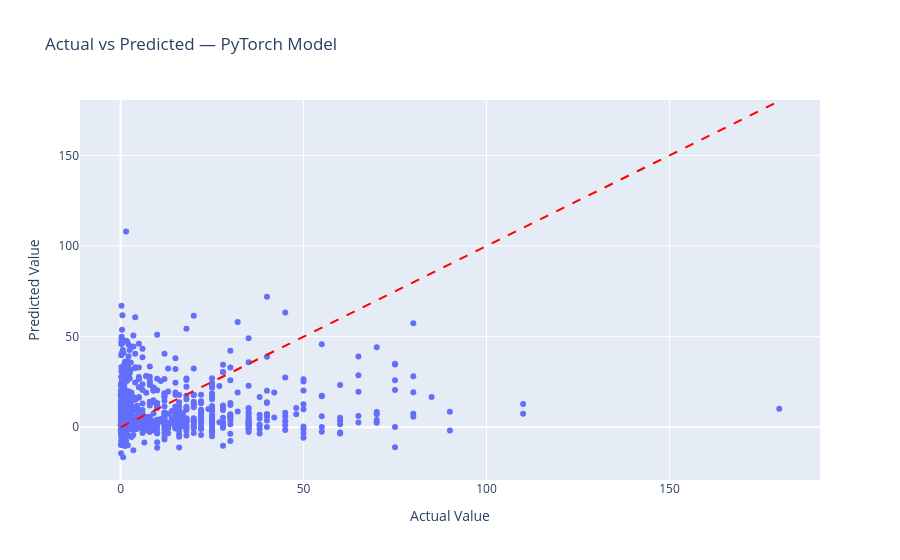

The notebook cell this image was saved under:
### Code cell
import torch
from torch import nn
from torch.utils.data import DataLoader, TensorDataset

from sklearn.preprocessing import StandardScaler
from sklearn.metrics import mean_absolute_error, mean_squared_error
import numpy as np
import pandas as pd
import uuid

import plotly.express as px
import shap

from utils.model import test_train_split, define_features
from config import features, test_start, target, filter_out_synthetic, filter_out_fake_players

# === Load dataset ===
pdf_mvp = pd.read_csv("data/intermediate/time_series_model_data_prep.csv")

if filter_out_synthetic:
    print("Filtering synthetic players...")
    pdf_mvp = pdf_mvp[pdf_mvp["synthetic_flag"] == False]

if filter_out_fake_players:
    print("Filtering fake players...")
    pdf_mvp = pdf_mvp[pdf_mvp["player_id"] > 0]

# === Sort by player and year to maintain time-series order ===
pdf_mvp = pdf_mvp.sort_values(["player_id", "year"])

# === Drop rows with nulls in features or target ===
pdf_mvp = pdf_mvp.dropna(subset=features + [target])
print(f"Data shape after dropping nulls: {pdf_mvp.shape}")

version = "v0.0.1"
forecast_id = uuid.uuid4()

# === Define features ===
features = define_features(pdf_mvp, features)

# === Train-test split ===
pdf_train, pdf_test = test_train_split(pdf_mvp, test_start)

X_train = pdf_train[features].values
y_train = pdf_train[target].values

X_test = pdf_test[features].values
y_test = pdf_test[target].values

def main(X_train, y_train, X_test, y_test, timesteps: int = 3, epochs: int = 50, batch_size: int = 32):
    # === Scale features ===
    scaler = StandardScaler()
    X_train = scaler.fit_transform(X_train)
    X_test = scaler.transform(X_test)

    # === Convert to sequences ===
    def create_sequences(X, y, timesteps=3):
        Xs, ys = [], []
        for i in range(len(X) - timesteps):
            Xs.append(X[i:(i + timesteps)])
            ys.append(y[i + timesteps])
        return np.array(Xs), np.array(ys)

    X_train_seq, y_train_seq = create_sequences(X_train, y_train, timesteps)
    X_test_seq, y_test_seq = create_sequences(X_test, y_test, timesteps)

    # Flatten sequences for feedforward network
    X_train_seq = X_train_seq.reshape(X_train_seq.shape[0], -1)
    X_test_seq = X_test_seq.reshape(X_test_seq.shape[0], -1)

    print(f"Training data shape: {X_train_seq.shape}, Test data shape: {X_test_seq.shape}")

    # === Convert to PyTorch tensors ===
    X_train_tensor = torch.tensor(X_train_seq, dtype=torch.float32)
    y_train_tensor = torch.tensor(y_train_seq, dtype=torch.float32).unsqueeze(1)
    X_test_tensor = torch.tensor(X_test_seq, dtype=torch.float32)
    y_test_tensor = torch.tensor(y_test_seq, dtype=torch.float32).unsqueeze(1)

    train_dataset = TensorDataset(X_train_tensor, y_train_tensor)
    train_loader = DataLoader(train_dataset, batch_size=batch_size, shuffle=True)

    # === Define model ===
    model = nn.Sequential(
        nn.Linear(X_train_seq.shape[1], 64),
        nn.ReLU(),
        nn.Linear(64, 32),
        nn.ReLU(),
        nn.Linear(32, 1)
    )

    loss_fn = nn.MSELoss()
    optimizer = torch.optim.Adam(model.parameters(), lr=0.001)

    # === Train ===
    for epoch in range(epochs):
        for batch_X, batch_y in train_loader:
            optimizer.zero_grad()
            preds_batch = model(batch_X)
            loss = loss_fn(preds_batch, batch_y)
            loss.backward()
            optimizer.step()
        if (epoch + 1) % 10 == 0:
            print(f"Epoch {epoch+1}/{epochs}, Loss: {loss.item():.4f}")

    # === Evaluate ===
    model.eval()
    with torch.no_grad():
        preds = model(X_test_tensor).numpy().flatten()
    mae = mean_absolute_error(y_test_seq, preds)
    rmse = mean_squared_error(y_test_seq, preds, squared=False)
    print(f"PyTorch Feedforward Model Results — MAE: {mae:.3f}, RMSE: {rmse:.3f}")

    # === Plotly scatter plot ===
    df_results = pd.DataFrame({"Actual": y_test_seq, "Predicted": preds})
    fig = px.scatter(
        df_results,
        x="Actual",
        y="Predicted",
        labels={"Actual": "Actual Value", "Predicted": "Predicted Value"},
        title="Actual vs Predicted — PyTorch Model"
    )
    fig.add_shape(
        type="line",
        x0=df_results["Actual"].min(),
        y0=df_results["Actual"].min(),
        x1=df_results["Actual"].max(),
        y1=df_results["Actual"].max(),
        line=dict(color="red", dash="dash")
    )
    fig.show()

    # === SHAP explainability ===
    explainer = shap.DeepExplainer(model, X_train_tensor)
    shap_values = explainer.shap_values(X_test_tensor)
    shap.summary_plot(shap_values, features=features*timesteps, show=True)

    return y_test_seq, preds, shap_values

if __name__ == "__main__":
    y_test_seq, preds, shap_values = main(X_train, y_train, X_test, y_test)

### Figure 1 — Plotly figure (JSON) as saved in the notebook; plotly's stock layout.template omitted (floating-point values rounded to 4 significant figures; data arrays with more than 128 entries replaced by an {"elided": "..."} marker saying what was removed)
{"data": [{"hovertemplate": "Actual Value=%{x}<br>Predicted Value=%{y}<extra></extra>", "legendgroup": "", "marker": {"color": "#636efa", "symbol": "circle"}, "mode": "markers", "name": "", "orientation": "v", "showlegend": false, "type": "scatter", "x": {"elided": "950 float values"}, "xaxis": "x", "y": {"elided": "950 float values"}, "yaxis": "y"}], "layout": {"legend": {"tracegroupgap": 0}, "shapes": [{"line": {"color": "red", "dash": "dash"}, "type": "line", "x0": 0.05, "x1": 180, "y0": 0.05, "y1": 180}], "title": {"text": "Actual vs Predicted — PyTorch Model"}, "xaxis": {"anchor": "y", "domain": [0, 1], "title": {"text": "Actual Value"}}, "yaxis": {"anchor": "x", "domain": [0, 1], "title": {"text": "Predicted Value"}}}}
